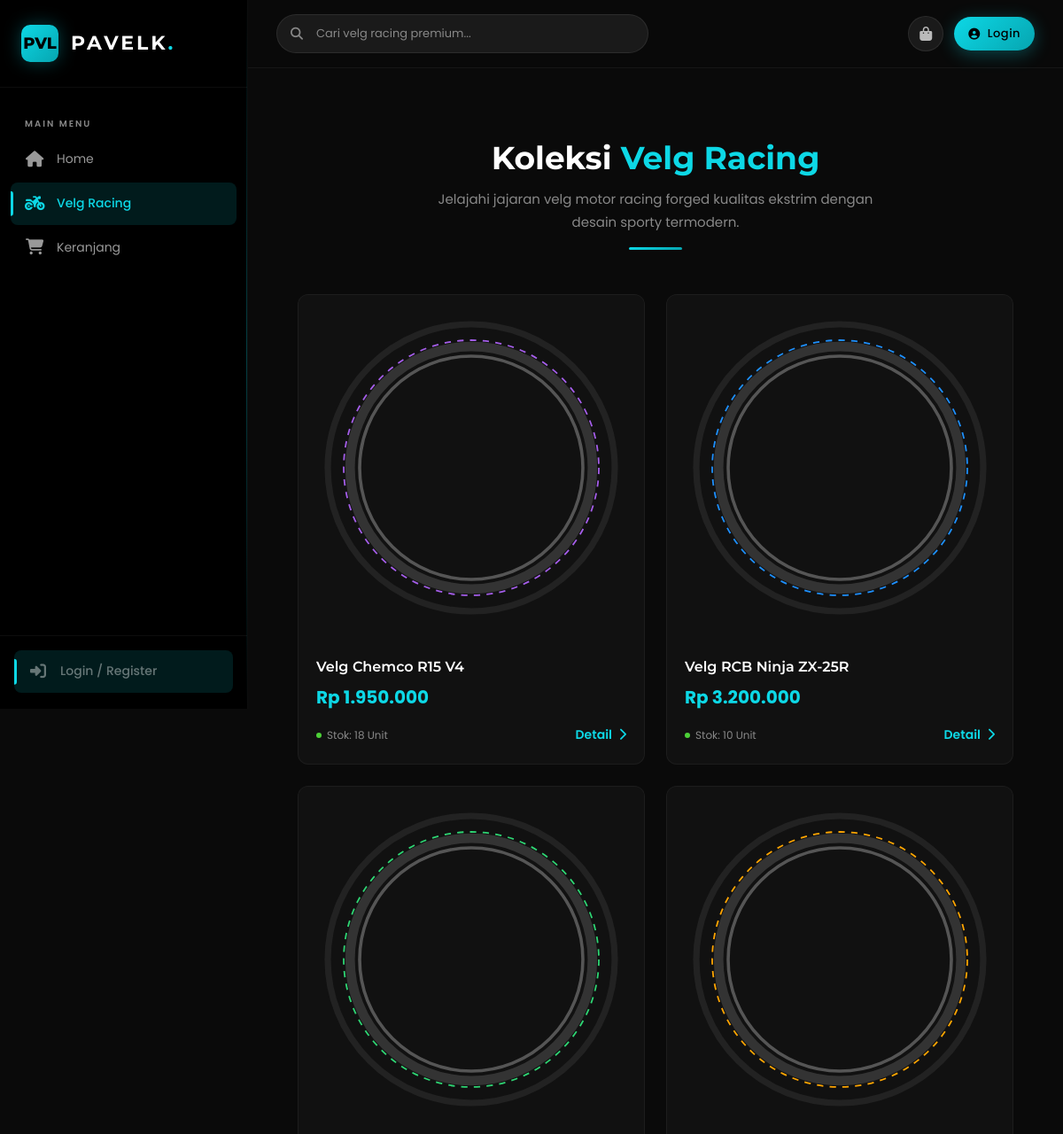
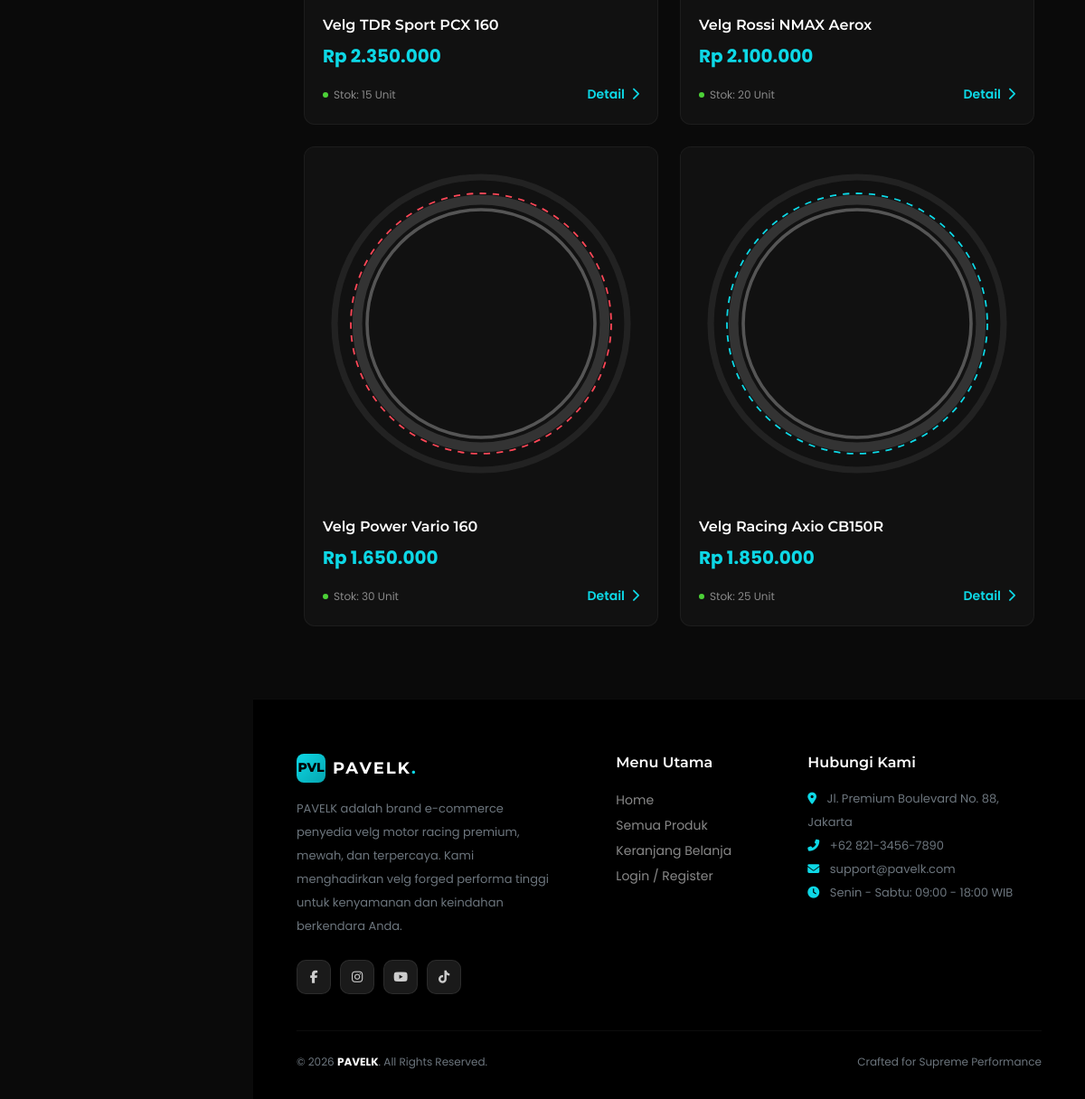
Screenshot of /pages/products.php with the database file from the repository (2 pictures, top to bottom).
### tables this page shows
CREATE TABLE IF NOT EXISTS products (
    id INT AUTO_INCREMENT PRIMARY KEY,
    nama VARCHAR(200) NOT NULL,
    harga DECIMAL(12,2) NOT NULL,
    deskripsi TEXT,
    gambar VARCHAR(255) DEFAULT 'default.jpg',
    stok INT DEFAULT 0,
    created_at TIMESTAMP DEFAULT CURRENT_TIMESTAMP
);

### config/config.php (called while the page is built, shortened)
<?php
$base_url = '/PavelkStore';
function isLoggedIn() {
    return isset($_SESSION['user_id']);
}
function formatRupiah($angka) {
    return 'Rp ' . number_format($angka, 0, ',', '.');
}
?>

### pages/products.php (the view, shortened to what this page needs)
<?php
require_once __DIR__ . '/../includes/header.php';
$limit = 6;
$page = isset($_GET['page']) ? (int)$_GET['page'] : 1;
$offset = ($page - 1) * $limit;
$search = isset($_GET['search']) ? sanitize($_GET['search']) : '';
try {
    if (!empty($search)) {
        $count_stmt = $conn->prepare("SELECT COUNT(*) FROM products WHERE nama LIKE ? OR deskripsi LIKE ?");
        $count_stmt->execute(["%$search%", "%$search%"]);
        $total_rows = $count_stmt->fetchColumn();
        $stmt = $conn->prepare("SELECT * FROM products WHERE nama LIKE ? OR deskripsi LIKE ? ORDER BY id DESC LIMIT ? OFFSET ?");
        $stmt->bindValue(1, "%$search%", PDO::PARAM_STR);
        $stmt->bindValue(2, "%$search%", PDO::PARAM_STR);
        $stmt->bindValue(3, $limit, PDO::PARAM_INT);
        $stmt->bindValue(4, $offset, PDO::PARAM_INT);
        $stmt->execute();
        $products = $stmt->fetchAll();
    } else {
        $total_rows = $conn->query("SELECT COUNT(*) FROM products")->fetchColumn();
        $stmt = $conn->prepare("SELECT * FROM products ORDER BY id DESC LIMIT ? OFFSET ?");
        $stmt->bindValue(1, $limit, PDO::PARAM_INT);
        $stmt->bindValue(2, $offset, PDO::PARAM_INT);
        $stmt->execute();
        $products = $stmt->fetchAll();
    }
} catch (PDOException $e) {
    $products = [];
    $total_rows = 0;
    $total_pages = 0;
}
if (!function_exists('renderVelgSvg')) {
    function renderVelgSvg($index = 1) {
        $colors = ['#0DD8E6', '#ff4757', '#ffa502', '#2ed573', '#1e90ff', '#a55eea'];
        $color = $colors[($index - 1) % count($colors)];
        return '
        <svg viewBox="0 0 100 100" class="w-100 h-100" style="background:#111; padding:15px;">
            <circle cx="50" cy="50" r="45" fill="none" stroke="#222" stroke-width="2" />
            <circle cx="50" cy="50" r="40" fill="none" stroke="' . $color . '" stroke-width="0.5" stroke-dasharray="2,2" />
            <circle cx="50" cy="50" r="38" fill="none" stroke="#333" stroke-width="3" />
            <circle cx="50" cy="50" r="35" fill="none" stroke="#555" stroke-width="1" />
            <g stroke="' . $color . '" stroke-width="1.5" stroke-linecap="round">';
        $html .= '</g>
            <circle cx="50" cy="50" r="10" fill="#222" stroke="#444" stroke-width="1" />
            <circle cx="50" cy="50" r="8" fill="#111" stroke="' . $color . '" stroke-width="1.5" />
            <circle cx="50" cy="50" r="3" fill="' . $color . '" />
            <circle cx="50" cy="50" r="42" fill="none" stroke="rgba(255,255,255,0.05)" stroke-width="1" />
        </svg>';
        return $html;
    }
}
?>
<section class="pvl-section">
    <div class="pvl-section-header">
        <h2>Koleksi <span>Velg Racing</span></h2>
        <p>
            <?php if (!empty($search)): ?>
                Hasil pencarian untuk: "<strong><?= htmlspecialchars($search) ?></strong>" (<?= $total_rows ?> produk ditemukan)
            <?php else: ?>
                Jelajahi jajaran velg motor racing forged kualitas ekstrim dengan desain sporty termodern.
            <?php endif; ?>
        </p>
        <div class="pvl-section-line"></div>
    </div>
    <div class="container-fluid px-2">
        <?php if (!empty($products)): ?>
            <div class="pvl-product-grid">
                <?php foreach ($products as $product): ?>
                    <div class="pvl-product-card animate-card">
                        <div class="pvl-product-img">
                            <?php
                            $imagePath = __DIR__ . '/../assets/images/' . $product['gambar'];
                            if (!empty($product['gambar']) && file_exists($imagePath)): ?>
                                <img src="<?= $base_url ?>/assets/images/<?= htmlspecialchars($product['gambar']) ?>" alt="<?= htmlspecialchars($product['nama']) ?>">
                            <?php else: ?>
                                <?= renderVelgSvg($product['id']) ?>
                            <?php endif; ?>
                        </div>
                        <div class="pvl-product-info">
                            <h3 class="pvl-product-name"><?= htmlspecialchars($product['nama']) ?></h3>
                            <div class="pvl-product-price"><?= formatRupiah($product['harga']) ?></div>
                            <div class="d-flex justify-content-between align-items-center mt-2">
                                <div class="pvl-product-stock">
                                    <span class="dot <?= $product['stok'] == 0 ? 'out' : ($product['stok'] < 5 ? 'low' : '') ?>"></span>
                                    <?= $product['stok'] == 0 ? 'Stok Habis' : 'Stok: ' . $product['stok'] . ' Unit' ?>
                                </div>
                                <a href="<?= $base_url ?>/pages/product-detail.php?id=<?= $product['id'] ?>" class="text-blue small fw-semibold">Detail <i class="fas fa-chevron-right ms-1"></i></a>
                            </div>
                        </div>
                    </div>
                <?php endforeach; ?>
            </div>
        <?php endif; ?>
    </div>
</section>
<?php require_once __DIR__ . '/../includes/footer.php'; ?>

### includes/header.php (shortened to what this page needs)
<?php
require_once __DIR__ . '/../config/config.php';
$user_name = $_SESSION['nama'] ?? '';
$user_initial = !empty($user_name) ? strtoupper(substr($user_name, 0, 1)) : '';
?>
<!DOCTYPE html>
<html lang="id">
<head>
    <link href="https://cdn.jsdelivr.net/npm/bootstrap@5.3.2/dist/css/bootstrap.min.css" rel="stylesheet">
    <link href="https://cdnjs.cloudflare.com/ajax/libs/font-awesome/6.4.2/css/all.min.css" rel="stylesheet">
    <link href="<?= $base_url ?>/assets/css/style.css" rel="stylesheet">
</head>
<body>
<?php require_once __DIR__ . '/sidebar.php'; ?>
<div class="pvl-main">
    <header class="pvl-topbar">
        <form action="<?= $base_url ?>/pages/products.php" method="GET" class="pvl-search-box">
            <i class="fas fa-search"></i>
            <input type="text" name="search" placeholder="Cari velg racing premium..." value="<?= isset($_GET['search']) ? htmlspecialchars($_GET['search']) : '' ?>">
        </form>
        <div class="pvl-topbar-actions">
            <a href="<?= $base_url ?>/pages/cart.php" class="pvl-topbar-btn" title="Keranjang Belanja">
                <i class="fas fa-shopping-bag"></i>
            </a>
            <?php if (isLoggedIn()): ?>
                <div class="dropdown">
                    <div class="pvl-user-avatar" id="userMenu" data-bs-toggle="dropdown" aria-expanded="false" title="<?= htmlspecialchars($user_name) ?>">
                        <?= htmlspecialchars($user_initial) ?>
                    </div>
                    <ul class="dropdown-menu dropdown-menu-end dropdown-menu-dark border-subtle bg-dark-2 shadow-lg rounded-pvl p-2" aria-labelledby="userMenu">
                        <li class="px-3 py-2 text-white-50 border-bottom border-secondary mb-2" style="font-size: 13px;">
                            Halo, <strong class="text-white"><?= htmlspecialchars($user_name) ?></strong>
                        </li>
                        <li><a class="dropdown-item rounded-3 py-2" href="<?= $base_url ?>/pages/orders.php"><i class="fas fa-history me-2 text-blue"></i>Riwayat Pesanan</a></li>
                        <?php if (isAdmin()): ?>
                            <li><a class="dropdown-item rounded-3 py-2 text-blue fw-semibold" href="<?= $base_url ?>/admin/dashboard.php"><i class="fas fa-cog me-2"></i>Admin Panel</a></li>
                        <?php endif; ?>
                        <li><hr class="dropdown-divider border-secondary"></li>
                        <li><a class="dropdown-item rounded-3 py-2 text-danger" href="<?= $base_url ?>/logout.php"><i class="fas fa-sign-out-alt me-2"></i>Logout</a></li>
                    </ul>
                </div>
            <?php else: ?>
                <a href="<?= $base_url ?>/login.php" class="pvl-btn pvl-btn-primary pvl-btn-sm rounded-pill px-3 py-2">
                    <i class="fas fa-user-circle"></i> Login
                </a>
            <?php endif; ?>
        </div>
    </header>

### includes/sidebar.php (shortened to what this page needs)
<?php
require_once __DIR__ . '/../config/config.php';
$current_page = basename($_SERVER['PHP_SELF']);
?>
<aside class="pvl-sidebar" id="sidebar">
    <div class="pvl-sidebar-brand">
        <div class="brand-icon">PVL</div>
        <div class="brand-text">PAVELK<span>.</span></div>
    </div>
    <nav class="pvl-sidebar-nav">
        <div class="pvl-nav-label">Main Menu</div>
        <a href="<?= $base_url ?>/index.php" class="pvl-nav-item <?= $current_page == 'index.php' || $current_page == '' ? 'active' : '' ?>">
            <i class="fas fa-home"></i>
            <span>Home</span>
        </a>
        <a href="<?= $base_url ?>/pages/products.php" class="pvl-nav-item <?= $current_page == 'products.php' || $current_page == 'product-detail.php' ? 'active' : '' ?>">
            <i class="fas fa-motorcycle"></i>
            <span>Velg Racing</span>
        </a>
        <a href="<?= $base_url ?>/pages/cart.php" class="pvl-nav-item <?= $current_page == 'cart.php' ? 'active' : '' ?>">
            <i class="fas fa-shopping-cart"></i>
            <span>Keranjang</span>
        </a>
    </nav>
    <div class="pvl-sidebar-footer">
        <?php if (isLoggedIn()): ?>
            <a href="<?= $base_url ?>/logout.php" class="pvl-nav-item">
                <i class="fas fa-sign-out-alt"></i>
                <span>Logout</span>
            </a>
        <?php else: ?>
            <a href="<?= $base_url ?>/login.php" class="pvl-nav-item active">
                <i class="fas fa-sign-in-alt"></i>
                <span>Login / Register</span>
            </a>
        <?php endif; ?>
    </div>
</aside>

### includes/footer.php (shortened to what this page needs)
<?php
require_once __DIR__ . '/../config/config.php';
?>
    <footer class="pvl-footer mt-auto">
        <div class="row g-4">
            <div class="col-lg-5 col-md-12">
                <div class="d-flex align-items-center gap-2 mb-3">
                    <div class="brand-icon" style="width: 32px; height: 32px; background: var(--pvl-gradient); border-radius: 8px; display: flex; align-items: center; justify-content: center; font-family: var(--pvl-font-heading); font-weight: 800; font-size: 14px; color: var(--pvl-black);">PVL</div>
                    <span style="font-family: var(--pvl-font-heading); font-weight: 700; font-size: 18px; letter-spacing: 2px; color: var(--pvl-white);">PAVELK<span class="text-blue">.</span></span>
                </div>
                <p class="pe-lg-5 mb-4 text-secondary" style="font-size: 13px;">
                    PAVELK adalah brand e-commerce penyedia velg motor racing premium, mewah, dan terpercaya. Kami menghadirkan velg forged performa tinggi untuk kenyamanan dan keindahan berkendara Anda.
                </p>
                <div class="pvl-footer-social">
                    <a href="#" aria-label="Facebook"><i class="fab fa-facebook-f"></i></a>
                    <a href="#" aria-label="Instagram"><i class="fab fa-instagram"></i></a>
                    <a href="#" aria-label="Youtube"><i class="fab fa-youtube"></i></a>
                    <a href="#" aria-label="Tiktok"><i class="fab fa-tiktok"></i></a>
                </div>
            </div>
            <div class="col-lg-3 col-md-6 col-6">
                <h5>Menu Utama</h5>
                <ul class="list-unstyled">
                    <li><a href="<?= $base_url ?>/index.php">Home</a></li>
                    <li><a href="<?= $base_url ?>/pages/products.php">Semua Produk</a></li>
                    <li><a href="<?= $base_url ?>/pages/cart.php">Keranjang Belanja</a></li>
                    <?php if (isLoggedIn()): ?>
                        <li><a href="<?= $base_url ?>/pages/orders.php">Riwayat Pesanan</a></li>
                    <?php else: ?>
                        <li><a href="<?= $base_url ?>/login.php">Login / Register</a></li>
                    <?php endif; ?>
                </ul>
            </div>
            <div class="col-lg-4 col-md-6 col-6">
                <h5>Hubungi Kami</h5>
                <ul class="list-unstyled text-secondary" style="font-size: 13px; line-height: 2;">
                    <li><i class="fas fa-map-marker-alt text-blue me-2"></i> Jl. Premium Boulevard No. 88, Jakarta</li>
                    <li><i class="fas fa-phone-alt text-blue me-2"></i> +62 821-3456-7890</li>
                    <li><i class="fas fa-envelope text-blue me-2"></i> support@pavelk.com</li>
                    <li><i class="fas fa-clock text-blue me-2"></i> Senin - Sabtu: 09:00 - 18:00 WIB</li>
                </ul>
            </div>
        </div>
        <div class="pvl-footer-bottom text-secondary" style="font-size: 12px;">
            <div>
                &copy; <?= date('Y') ?> <span class="text-white fw-bold">PAVELK</span>. All Rights Reserved.
            </div>
            <div>
                Crafted for Supreme Performance
            </div>
        </div>
    </footer>
</div>
</body>
</html>

### rows the page displays
products: nama "Velg Chemco R15 V4", harga "Rp 1.950.000", stok "18"
products: nama "Velg RCB Ninja ZX-25R", harga "Rp 3.200.000", stok "10"
products: nama "Velg TDR Sport PCX 160", harga "Rp 2.350.000", stok "15"
products: nama "Velg Rossi NMAX Aerox", harga "Rp 2.100.000", stok "20"
products: nama "Velg Power Vario 160", harga "Rp 1.650.000", stok "30"
products: nama "Velg Racing Axio CB150R", harga "Rp 1.850.000", stok "25"
